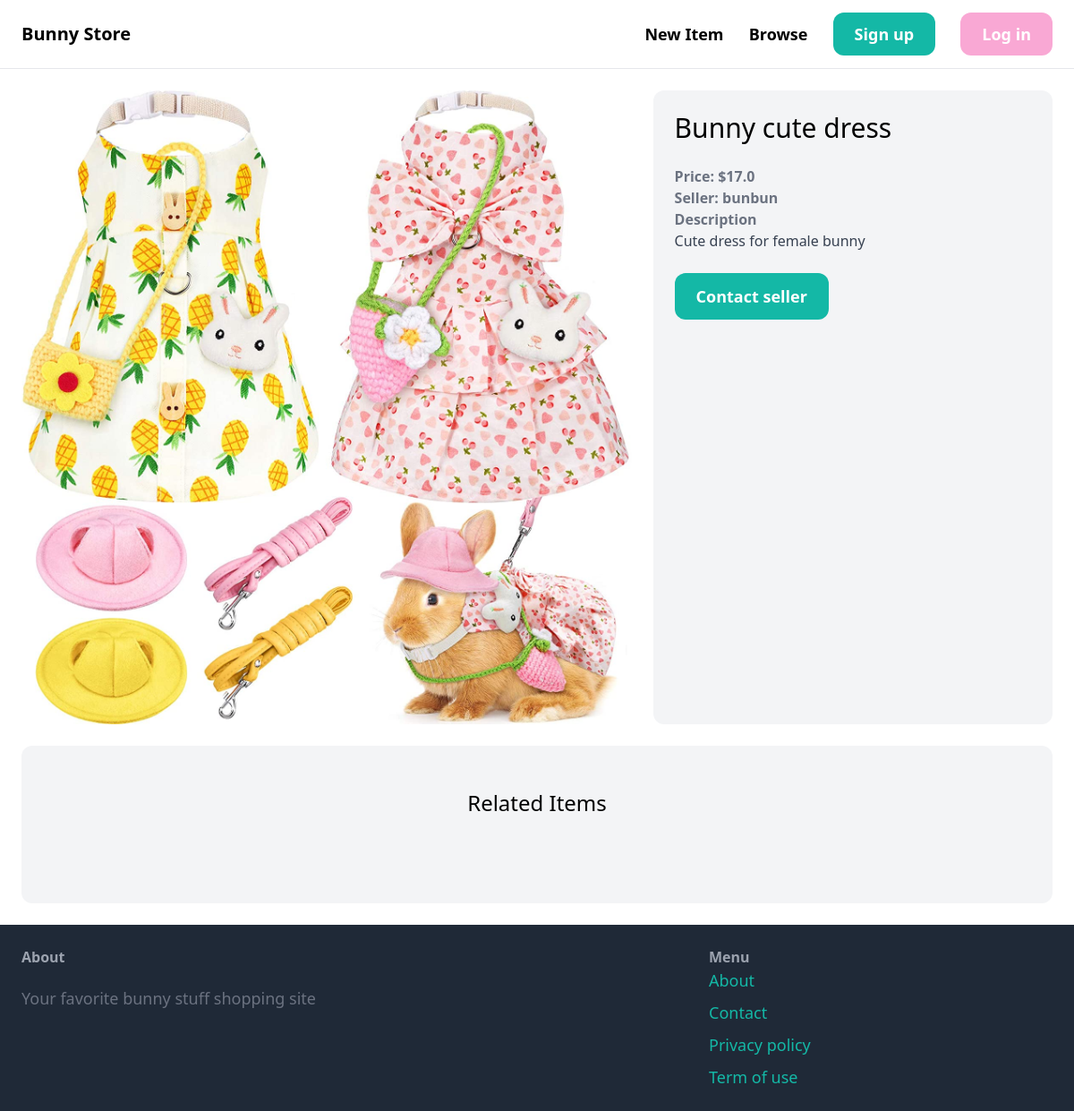
The page /items/3/ on the database as committed earlier.
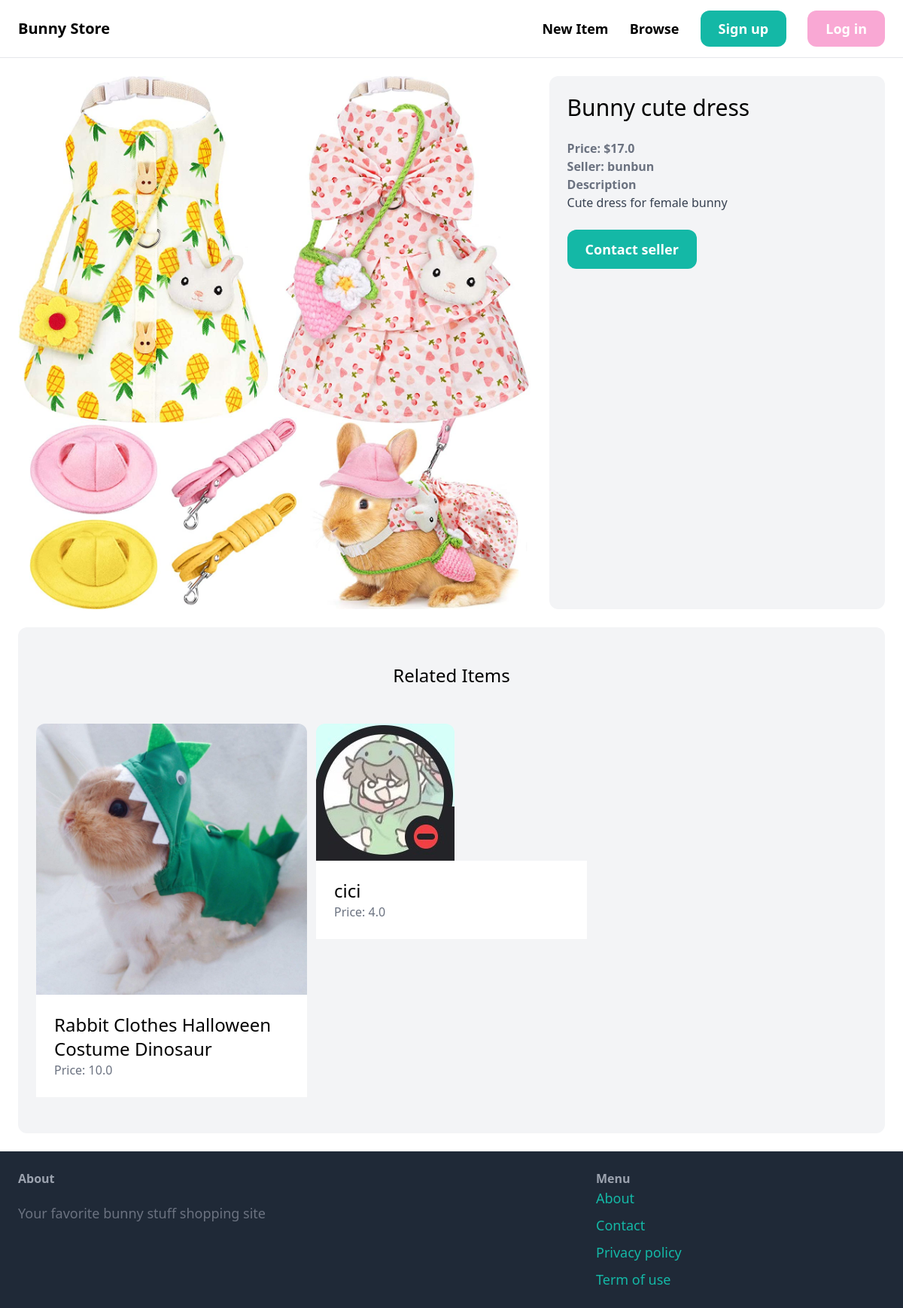
The same page on the database as committed later.
### item/models.py (models this page shows, shortened)
class Item(models.Model):
    category = models.ForeignKey(Category, related_name='items', on_delete=models.CASCADE)
    name = models.CharField(max_length=255)
    description = models.TextField(blank=True, null=True)
    price = models.FloatField()
    image = models.ImageField(upload_to='item_images', blank=True, null=True)
    is_sold = models.BooleanField(default=False)
    created_by = models.ForeignKey(User, related_name='items', on_delete=models.CASCADE)
    created_at = models.DateTimeField(auto_now_add=True)

### item/views.py (the view)
# urls.py: path('<int:pk>/', views.detail, name='detail'),
def detail(request, pk):
    item = get_object_or_404(Item, pk=pk)
    related_items = Item.objects.filter(category=item.category, is_sold=False).exclude(pk=pk)[0:3]
    return render(request, 'item/detail.html', {
        'item': item,
        'related_items': related_items
    })

### item/templates/item/detail.html (shortened to what this page needs)
{% extends 'core/base.html' %}
{% block content %}
<div class="grid grid-cols-5 gap-6">
    <div class="col-span-3">
        <img src="{{ item.image.url }}" class="rounded-xl">
    </div>
    <div class="col-span-2 p-6 bg-gray-100 rounded-xl">
        <h1 class="mb-6 text-3xl">{{ item.name }}</h1>
        <p class="text-gray-500"><strong>Price: ${{ item.price }}</strong></p>
        <p class="text-gray-500"><strong>Seller: {{ item.created_by.username }}</strong></p>
        {% if item.description %}
        <p class="text-gray-700"><strong class="text-gray-500">Description</strong><br>
            {{ item.description }}
        </p>
        {% endif %}
        {% if request.user == item.created_by %}
            <div class="mt-6 p-6 bg-white rounded-xl">
                <p>Your item</p>
                <a href="{% url 'item:edit' item.id %}" class="inline-block mt-6 px-6 py-3 text-lg font-semibold bg-teal-500 text-white rounded-xl">Edit</a>
                <a href="{% url 'item:delete' item.id %}" class="inline-block mt-6 px-6 py-3 text-lg font-semibold bg-red-500 text-white rounded-xl">Delete</a>
            </div>
        {% else %}
        <a href="{% url 'conversation:new' item.id %}" class="inline-block mt-6 px-6 py-3 text-lg font-semibold bg-teal-500 text-white rounded-xl hover:bg-teal-700">Contact seller</a>
        {% endif %}
    </div>
</div>
<div class="mt-6 px-6 py-12 bg-gray-100 rounded-xl">
    <h2 class="mb-12 text-2xl text-center">Related Items</h2>
    <div class="grid grid-cols-3 gap-3">
        {% for item in related_items %}
        <div>
            <a href="{% url 'item:detail' item.id %}">
                <div>
                    <img src="{{ item.image.url }}" class="rounded-t-xl">
                </div>
                <div class="p-6 bg-white rounder-b-xl">
                    <h2 class="text-2xl">{{ item.name }}</h2>
                    <p class="text-gray-500">Price: {{ item.price }}</p>
                </div>
            </a>
        </div>
        {% endfor %}
    </div>
</div>
{% endblock %}

Rows that differ between the two databases and show on the page:
added Item: image (picture), name "Rabbit Clothes Halloween Costume Dinosaur", price "10.0"
added Item: image (picture), name "cici", price "4.0"
